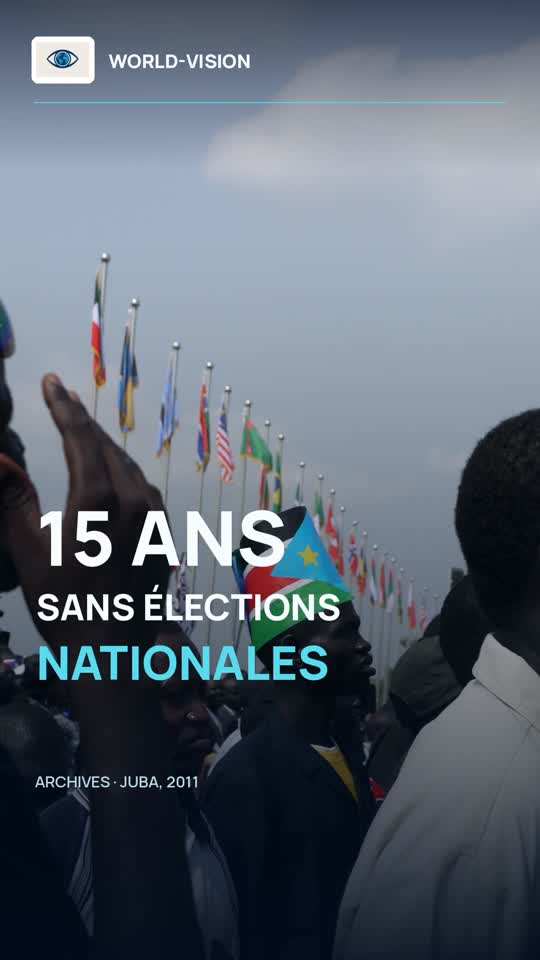
#> input picture media-lab/south-sudan-2026-11-14/review/frame-1.jpg, 540 x 960 px
$ python -i worldvision_south_sudan_editorial_v2.py   (imports and definitions only)
#> lines starting #> are read from the running program, lines starting #| are printed output that depends on the picture
#!/usr/bin/env python3
"""World-Vision / South Sudan / Editorial V2.
Authentic NASA globe rotating to South Sudan; genuine licensed archival stills.
Completely different typography & visual grammar from V1: Archivo Black +
Inter, full-bleed photographic scenes, one clear visual beat per scene, no
debug copy, no decorative rules, no persistent corner logo or archive footer.
Narrator candidate via Microsoft Edge Neural: EDITORIAL REVIEW ONLY; a
separately licensed voice is mandatory before public commercial distribution.
"""
from __future__ import annotations
import argparse, asyncio, hashlib, json, math, os, re, shutil, subprocess
from pathlib import Path
import cv2
import numpy as np
from PIL import Image,ImageDraw,ImageFont,ImageOps,ImageEnhance,ImageFilter
from edge_tts import Communicate

WIDTH,HEIGHT,FPS=1080,1920,30
GW,GH=810,1440
CX,CY,RR=GW//2,610,371
ROOT=Path(__file__).resolve().parent.parent
A=ROOT/"assets"/"south-sudan-2026-11-14"
O=ROOT/"output"/"south-sudan-editorial-v2"
C=(9,19,26); PAPER=(246,243,232); ACCENT=(255,104,79)
DARKBLUE=(9,37,51); DIM=(188,202,203); WHITE=(255,255,255)
TARGET=(4.8594,31.5713)  # Geographical locator for capital Juba, South Sudan.
START=(5.,-37.)          # Atlantic-facing Earth, genuine 69-degree turn.
SCRIPT=[
 "Quinze ans d'indépendance. Aucune élection nationale.",
 "Au Soudan du Sud, indépendant depuis deux mille onze, le premier scrutin se fait toujours attendre.",
 "Les citoyens devaient élire leur président et leurs députés le vingt-deux décembre.",
 "Mais nouveau report : le vote est désormais fixé au onze février deux mille vingt-sept.",
 "La commission électorale ne donne aucune raison officielle. L'ONU alerte sur les violences et les tensions politiques.",
 "Quinze ans après sa naissance, le pays attend toujours ses premières élections nationales."
]
ON_SCREEN=[
 ("15 ANS.", "ZÉRO ÉLECTION.", "SOUDAN DU SUD"),
 ("2011.", "L'INDÉPENDANCE.", "JUBA • 2011"),
 ("LE PREMIER", "SCRUTIN ATTENDU.", "PRÉSIDENTIELLE + LÉGISLATIVES"),
 ("11 FÉVRIER", "2027.", "AU LIEU DU 22 DÉCEMBRE 2026"),
 ("AUCUNE RAISON", "OFFICIELLE.", "DES TENSIONS SIGNALÉES PAR L'ONU"),
 ("15 ANS.", "TOUJOURS EN ATTENTE.", "LE PREMIER VOTE NATIONAL")
]
ARCHIVE=[
 None,
 "crowd_vertical.jpg",
 "president.jpg",
 None,
 "flag_man.jpg",
 "independence.jpg"
]
FONT_HEAVY=None
FONT_NEWS=None
# [4 lines left out: function sh, not called in this run]
def sha(p):return hashlib.sha256(Path(p).read_bytes()).hexdigest()
def ffprobe(path):
    return json.loads(sh(["ffprobe","-v","error","-show_streams","-show_format","-of","json",str(path)]))
def dur(path):return float(ffprobe(path)["format"]["duration"])
def ft(size,heavy=True):
    f=ImageFont.truetype(str(FONT_HEAVY if heavy else FONT_NEWS),size)
    return f
# [6 lines left out: function fit_text, not called in this run]
def write(d,txt,x,y,size,color,heavy=True,maxw=None):
    f=fit_text(txt,FONT_HEAVY if heavy else FONT_NEWS,maxw or (WIDTH-x-64),size)
    d.text((x,y),txt,font=f,fill=color,stroke_width=0)
def gradient_photo(src):
    original=Image.open(src).convert("RGB")
#> original is the input picture: PIL image 540x960 RGB; mean R, G, B 93.6, 103.2, 115.4
    original=ImageEnhance.Contrast(original).enhance(1.08)
    original=ImageEnhance.Color(original).enhance(1.03)
    # More image than V1: make picture dominate the frame.
    pic=ImageOps.fit(original,(WIDTH,HEIGHT),Image.Resampling.LANCZOS,centering=(.50,.42))
    rgba=pic.convert("RGBA")
    over=Image.new("RGBA",(WIDTH,HEIGHT),(0,0,0,0))
#> over: PIL image 1080x1920 RGBA; every value is 0
    d=ImageDraw.Draw(over)
    for y in range(HEIGHT):
        alpha=int(226*np.clip((y-800)/850,0,1)**1.42)
        if y>1670:alpha=max(alpha,190)
        d.line((0,y,WIDTH,y),fill=(5,14,20,alpha))
    return Image.alpha_composite(rgba,over).convert("RGB")
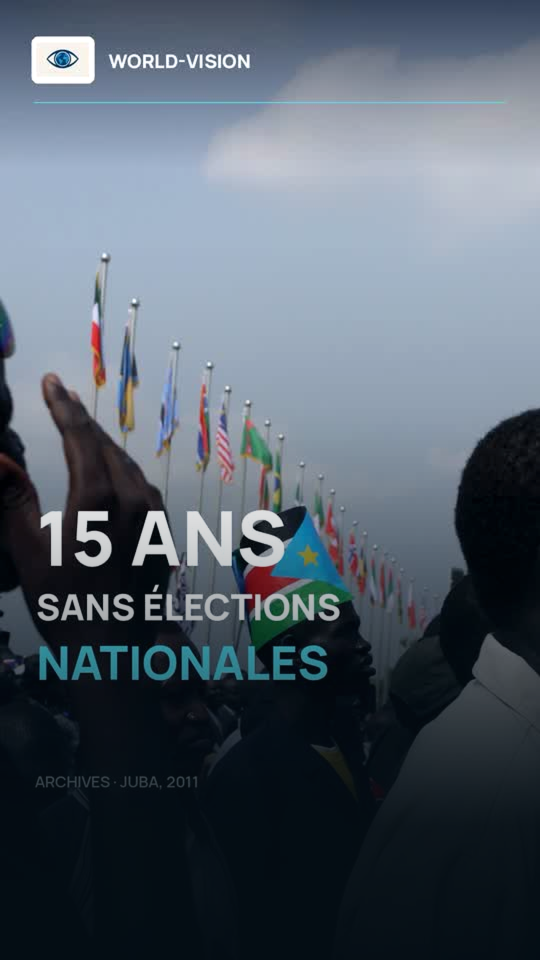
#> returned value: PIL image 1080x1920 RGB (shown at 1/2 size); mean R, G, B 84.7, 95.4, 107.1
# [43 lines left out: functions photo_card, date_card, brand_end, not called in this run]
def easy(x):
    x=np.clip(x,0,1);return x*x*(3-2*x)
# [92 lines left out: functions south_sudan_polygon, globe_clip, not called in this run]
# [11 lines not run here, left out]
# [94 lines left out: functions make_one_png, main, not called in this run]
# [1 line not run here, left out]

>>> result = gradient_photo('../../../../media-lab/south-sudan-2026-11-14/review/frame-1.jpg')

$ run again, on editorial/harvey-rescue-2017.jpg
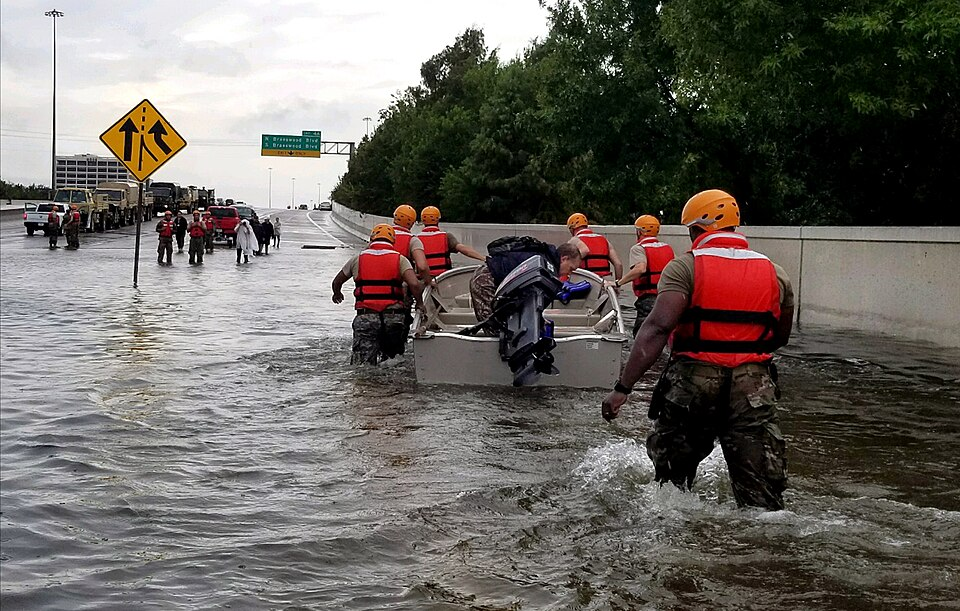
#> input picture editorial/harvey-rescue-2017.jpg, 960 x 611 px
#> in gradient_photo, original is the input picture: PIL image 960x611 RGB; mean R, G, B 108.1, 103.6, 98.4
#> in gradient_photo, `pic=ImageOps.fit(original,(WIDTH,HEIGHT),Image.Resampling.LANCZOS,cent..`:
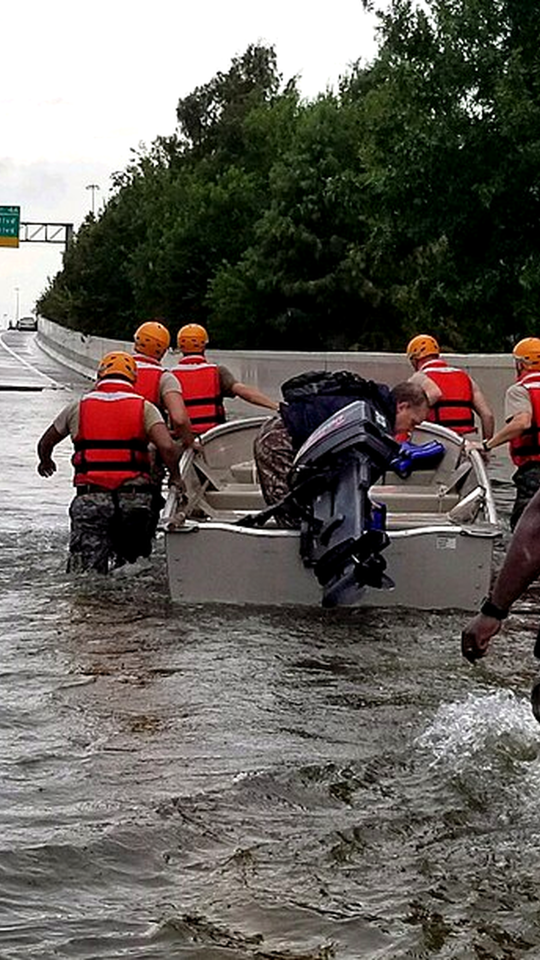
#> pic: PIL image 1080x1920 RGB (shown at 1/2 size); mean R, G, B 102.3, 97.3, 91.5
#> over: PIL image 1080x1920 RGBA; every value is 0
#> in gradient_photo, `return Image.alpha_composite(rgba,over).convert("RGB")`:
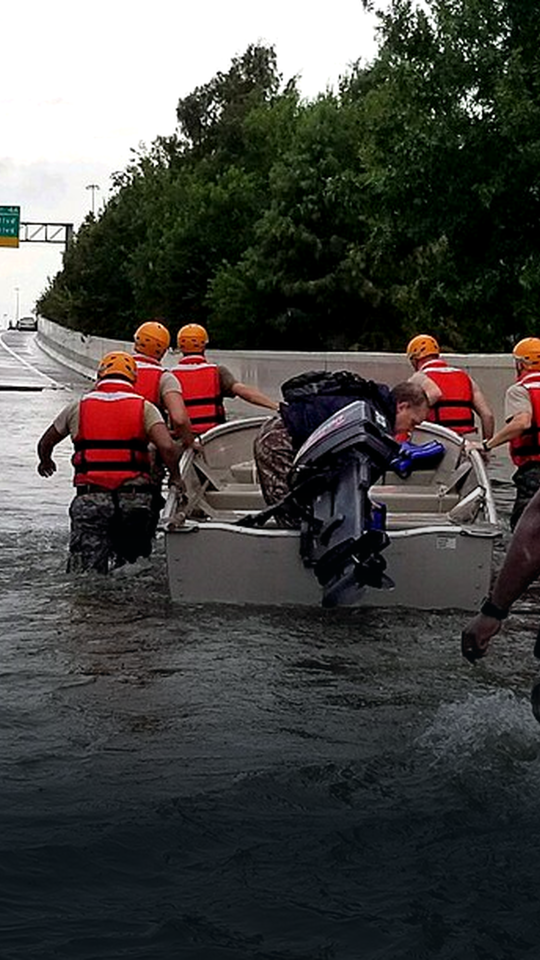
#> returned value: PIL image 1080x1920 RGB (shown at 1/2 size); mean R, G, B 72.1, 70.9, 68.1
